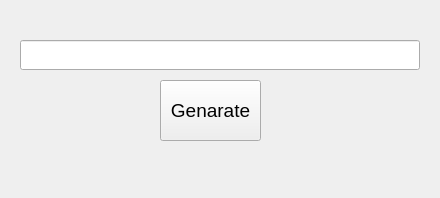
<?xml version="1.0" encoding="UTF-8"?>
<ui version="4.0">
 <class>MainWindow</class>
 <widget class="QMainWindow" name="MainWindow">
  <property name="geometry">
   <rect>
    <x>0</x>
    <y>0</y>
    <width>440</width>
    <height>198</height>
   </rect>
  </property>
  <property name="font">
   <font>
    <pointsize>14</pointsize>
   </font>
  </property>
  <property name="windowTitle">
   <string>LicenceGen</string>
  </property>
  <widget class="QWidget" name="centralWidget">
   <widget class="QPushButton" name="cmdGenerate">
    <property name="geometry">
     <rect>
      <x>160</x>
      <y>80</y>
      <width>101</width>
      <height>61</height>
     </rect>
    </property>
    <property name="text">
     <string>Genarate</string>
    </property>
   </widget>
   <widget class="QLineEdit" name="txtSerial">
    <property name="geometry">
     <rect>
      <x>20</x>
      <y>40</y>
      <width>400</width>
      <height>30</height>
     </rect>
    </property>
    <property name="text">
     <string/>
    </property>
   </widget>
  </widget>
 </widget>
 <layoutdefault spacing="6" margin="11"/>
 <resources/>
 <connections>
  <connection>
   <sender>cmdGenerate</sender>
   <signal>clicked()</signal>
   <receiver>MainWindow</receiver>
   <slot>ButtonClicked()</slot>
   <hints>
    <hint type="sourcelabel">
     <x>199</x>
     <y>89</y>
    </hint>
    <hint type="destinationlabel">
     <x>279</x>
     <y>230</y>
    </hint>
   </hints>
  </connection>
 </connections>
 <slots>
  <slot>ButtonClicked()</slot>
 </slots>
</ui>
